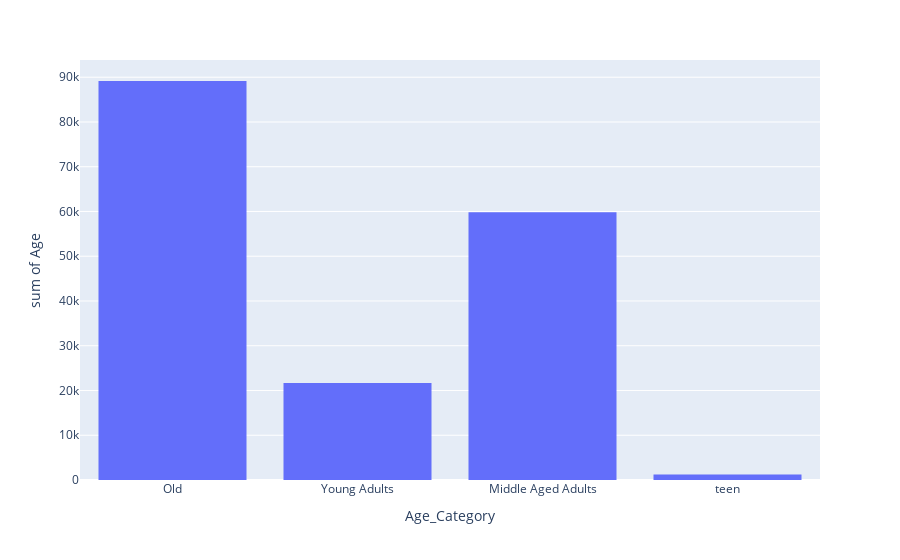

The cell this chart's notebook holds for it:
### Code cell
fig = px.histogram(shop, y = 'Age', x = 'Age_Category')
fig.show()

### Figure 1 — Plotly figure (JSON) as saved in the notebook; plotly's stock layout.template omitted (floating-point values rounded to 4 significant figures; data arrays with more than 128 entries replaced by an {"elided": "..."} marker saying what was removed)
{"data": [{"alignmentgroup": "True", "bingroup": "x", "histfunc": "sum", "hovertemplate": "Age_Category=%{x}<br>sum of Age=%{y}<extra></extra>", "legendgroup": "", "marker": {"color": "#636efa", "pattern": {"shape": ""}}, "name": "", "offsetgroup": "", "orientation": "v", "showlegend": false, "type": "histogram", "x": {"elided": "3900 str values"}, "xaxis": "x", "y": {"elided": "3900 int values"}, "yaxis": "y"}], "layout": {"barmode": "relative", "legend": {"tracegroupgap": 0}, "margin": {"t": 60}, "xaxis": {"anchor": "y", "domain": [0, 1], "title": {"text": "Age_Category"}}, "yaxis": {"anchor": "x", "domain": [0, 1], "title": {"text": "sum of Age"}}}}
